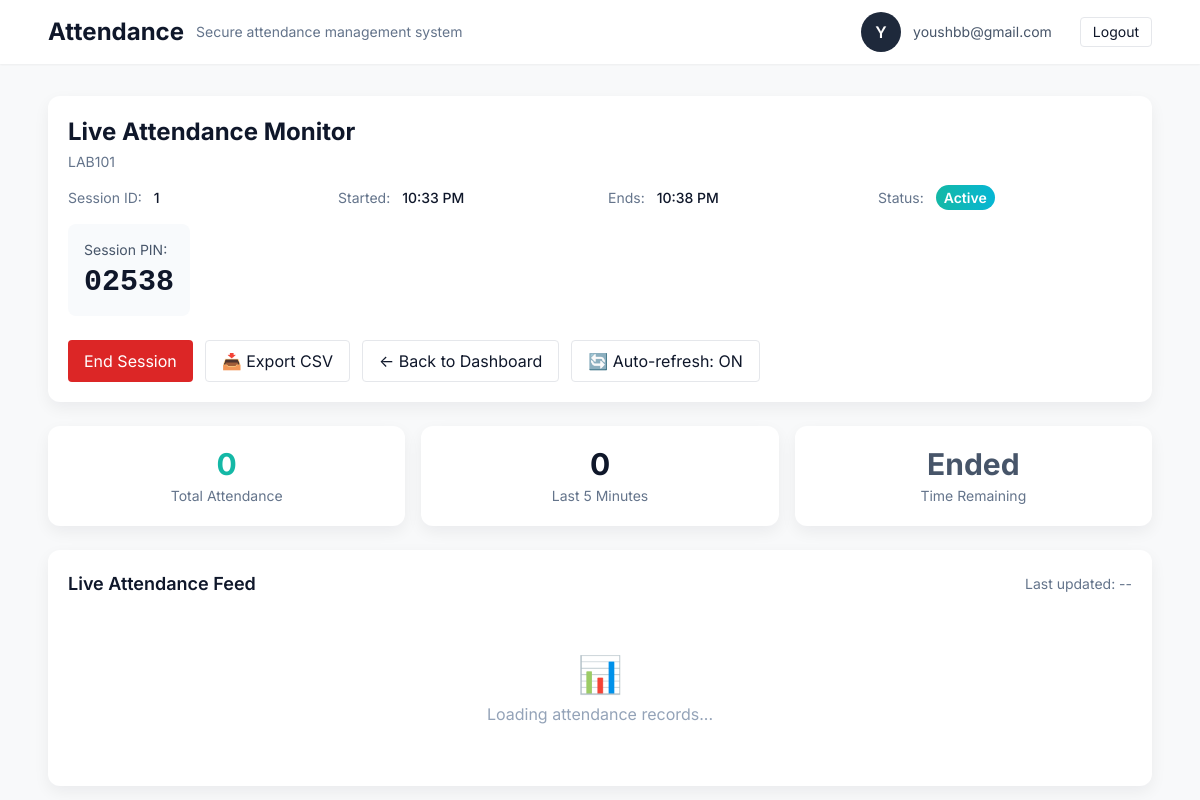
The app's page /teacher/slot/1/live (signed in) with its own data.
### app/models.py (models this page shows, shortened)
class User(db.Model, UserMixin):
    __tablename__ = "users"
    id = db.Column(db.Integer, primary_key=True)
    name = db.Column(db.String(200))
    email = db.Column(db.String(255), unique=True, index=True, nullable=False)
    role = db.Column(db.String(50), default="student")   # student | teacher | admin
    is_banned = db.Column(db.Boolean, default=False)
    device_fingerprint = db.Column(db.String(500))
    created_at = db.Column(db.DateTime, default=datetime.utcnow)
    last_login = db.Column(db.DateTime)
    last_active_at = db.Column(db.DateTime)
    attendance_records = db.relationship("AttendanceRecord", backref="student", lazy=True)
    def is_teacher(self):
        return self.role == "teacher"

class Room(db.Model):
    __tablename__ = "rooms"
    id = db.Column(db.Integer, primary_key=True)
    name = db.Column(db.String(200), nullable=False)
    created_by = db.Column(db.Integer, db.ForeignKey("users.id"), nullable=False)
    created_at = db.Column(db.DateTime, default=datetime.utcnow)
    slots = db.relationship("AttendanceSlot", backref="room", lazy=True)

class AttendanceSlot(db.Model):
    __tablename__ = "attendance_slots"
    id = db.Column(db.Integer, primary_key=True)
    room_id = db.Column(db.Integer, db.ForeignKey("rooms.id"), nullable=False)
    opened_by = db.Column(db.Integer, db.ForeignKey("users.id"), nullable=False)
    start_time = db.Column(db.DateTime, default=datetime.utcnow)
    end_time = db.Column(db.DateTime, default=lambda: datetime.utcnow() + timedelta(minutes=5))
    is_active = db.Column(db.Boolean, default=True)
    require_pin = db.Column(db.Boolean, default=False)
    pin_code = db.Column(db.String(10))
    qr_token = db.Column(db.String(64))
    attendance_records = db.relationship("AttendanceRecord", backref="slot", lazy=True)

### app/teacher.py (the view)
@teacher_bp.route("/slot/<int:slot_id>/live")
def slot_live(slot_id):
    slot = AttendanceSlot.query.get_or_404(slot_id)
    room = Room.query.get(slot.room_id)
    if room.created_by != current_user.id and not current_user.is_admin():
        flash("Unauthorized", "danger")
        return redirect(url_for("teacher.dashboard"))
    return render_template("teacher/slot_live.html", slot=slot, room=room)

### app/teacher.py (called while the page is built)
@teacher_bp.before_request
def ensure_teacher():
    if not current_user.is_authenticated:
        return redirect(url_for("auth.login"))
    if not (current_user.is_teacher() or current_user.is_admin()):
        flash("Teacher access required", "danger")
        return redirect(url_for("main.dashboard"))

### app/templates/teacher/slot_live.html (shortened to what this page needs)
{% extends 'base.html' %}
{% block content %}
<div class="max-w-6xl mx-auto">
  <div class="card mb-6">
    <div class="flex items-start justify-between">
      <div class="flex-1">
        <h2 class="text-2xl font-bold">Live Attendance Monitor</h2>
        <div class="text-sm text-slate-500 mt-1">{{ room.name }}</div>
        <div class="mt-4 grid grid-cols-4 gap-4 text-sm">
          <div>
            <span class="text-slate-500">Session ID:</span>
            <span class="font-medium ml-2">{{ slot.id }}</span>
          </div>
          <div>
            <span class="text-slate-500">Started:</span>
            <span class="font-medium ml-2">{{ slot.start_time.strftime('%I:%M %p') }}</span>
          </div>
          <div>
            <span class="text-slate-500">Ends:</span>
            <span class="font-medium ml-2">{{ slot.end_time.strftime('%I:%M %p') }}</span>
          </div>
          <div>
            <span class="text-slate-500">Status:</span>
            {% if slot.is_active %}
            <span class="ml-2 badge-active">Active</span>
            {% else %}
            <span class="ml-2 px-2 py-1 text-xs rounded bg-slate-500 text-white">Closed</span>
            {% endif %}
          </div>
        </div>
        {% if slot.require_pin %}
        <div class="mt-4 p-4 bg-slate-50 rounded-lg inline-block">
          <div class="text-sm text-slate-600 mb-1">Session PIN:</div>
          <div class="font-mono font-bold text-3xl">{{ slot.pin_code }}</div>
        </div>
        {% endif %}
      </div>
    </div>
    <div class="mt-6 flex gap-3">
      {% if slot.is_active %}
      <button onclick="endSession()"
              class="px-4 py-2 bg-red-600 text-white rounded hover:bg-red-700">
        End Session
      </button>
      {% endif %}
      <a href="{{ url_for('teacher.slot_export', slot_id=slot.id) }}"
         class="px-4 py-2 border rounded hover:bg-slate-100">
        📥 Export CSV
      </a>
      <a href="{{ url_for('teacher.dashboard') }}"
         class="px-4 py-2 border rounded hover:bg-slate-100">
        ← Back to Dashboard
      </a>
      <button onclick="toggleAutoRefresh()" id="refreshToggle"
              class="px-4 py-2 border rounded hover:bg-slate-100">
        🔄 Auto-refresh: ON
      </button>
    </div>
  </div>
  <div class="grid grid-cols-1 md:grid-cols-3 gap-4 mb-6">
    <div class="card text-center">
      <div class="text-3xl font-bold text-[var(--cyan)]" id="totalCount">0</div>
      <div class="text-sm text-slate-500 mt-1">Total Attendance</div>
    </div>
    <div class="card text-center">
      <div class="text-3xl font-bold" id="recentCount">0</div>
      <div class="text-sm text-slate-500 mt-1">Last 5 Minutes</div>
    </div>
    <div class="card text-center">
      <div class="text-3xl font-bold text-slate-600" id="timeRemaining">--:--</div>
      <div class="text-sm text-slate-500 mt-1">Time Remaining</div>
    </div>
  </div>
  <div class="card">
    <div class="flex items-center justify-between mb-4">
      <h3 class="font-semibold text-lg">Live Attendance Feed</h3>
      <div class="text-sm text-slate-500" id="lastUpdate">Last updated: --</div>
    </div>
    <div id="feedContainer" class="space-y-2 max-h-[600px] overflow-y-auto">
      <div class="text-center py-10 text-slate-400">
        <div class="text-4xl mb-2">📊</div>
        <div>Loading attendance records...</div>
      </div>
    </div>
  </div>
</div>
{% endblock %}

### app/templates/base.html (shortened to what this page needs)
<!doctype html>
<html>
<head>
  <script src="https://cdn.tailwindcss.com"></script>
</head>
<body>
  <nav class="bg-white shadow-sm">
    <div class="max-w-6xl mx-auto px-6 py-3 flex items-center justify-between">
      <div class="flex items-center space-x-3">
        <div class="text-2xl font-bold">Attendance</div>
        <div class="text-sm text-slate-500">Secure attendance management system</div>
      </div>
      <div>
        {% if current_user.is_authenticated %}
          <div class="flex items-center gap-3">
            <div class="w-10 h-10 bg-[#1E293B] text-white rounded-full flex items-center justify-center font-semibold">
              {{ current_user.name.split(' ')[0][:1] }}{{ (current_user.name.split(' ')[1][:1] if current_user.name.split(' ')|length>1 else '') }}
            </div>
            <div class="text-sm text-slate-600">{{ current_user.email }}</div>
            <a href="{{ url_for('auth.logout') }}"
               class="ml-4 border px-3 py-1 rounded text-sm hover:bg-slate-100">
               Logout
            </a>
          </div>
        {% else %}
          <a href="{{ url_for('auth.login') }}" class="px-4 py-2 btn-primary rounded">Sign in</a>
        {% endif %}
      </div>
    </div>
  </nav>
  <main class="max-w-6xl mx-auto mt-8 px-6">
    {% block content %}{% endblock %}
  </main>
</body>
</html>

### app/templates/base.html (style rules this page uses)
:root { --cyan:#14B8A6; --navy:#1E293B; --danger:#EF4444; }
body { font-family: 'Inter', system-ui, -apple-system, "Segoe UI", Roboto, "Helvetica Neue", Arial; background: #F8F9FA; color: #0F172A; }
.card { background: white; border-radius: 12px; box-shadow: 0 6px 16px rgba(15,23,40,0.06); padding: 20px; }
.badge-active { background: linear-gradient(90deg,var(--cyan),#06b6d4); color: white; padding:4px 8px; border-radius:999px; font-weight:600; }

### records on screen
User: name "Y", email "youshbb@gmail.com"
Room: name "LAB101"
AttendanceSlot: id "1", start_time "10:33 PM", end_time "10:38 PM", pin_code "02538"
